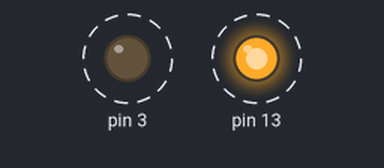
Simulated run of this sketch. Board: Arduino Uno, built with avr-gcc and run on an emulated ATmega328P. Parts: output pins drawn as LEDs (lit = HIGH). Dashed ring = blinking.

Above: at 0.5 s.
Timing chart, 0 to 4.6 s (numbered marks = the images above):
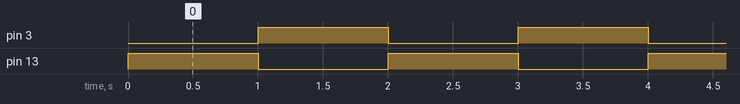

The sketch:

Two_LED_Blinking.ino
```cpp
void setup() {
  // put your setup code here, to run once:
  pinMode(13,OUTPUT);
  pinMode(3,OUTPUT);
}
void loop() {
  // put your main code here, to run repeatedly:
  digitalWrite(13,HIGH);
  digitalWrite(3,LOW);
  delay(1000);
  digitalWrite(13,LOW);
  digitalWrite(3,HIGH);
  delay(1000);
}
```

Measured:
- by itself, pin 3, pin 13: alternates HIGH for 1.0 s and LOW for 1.0 s
